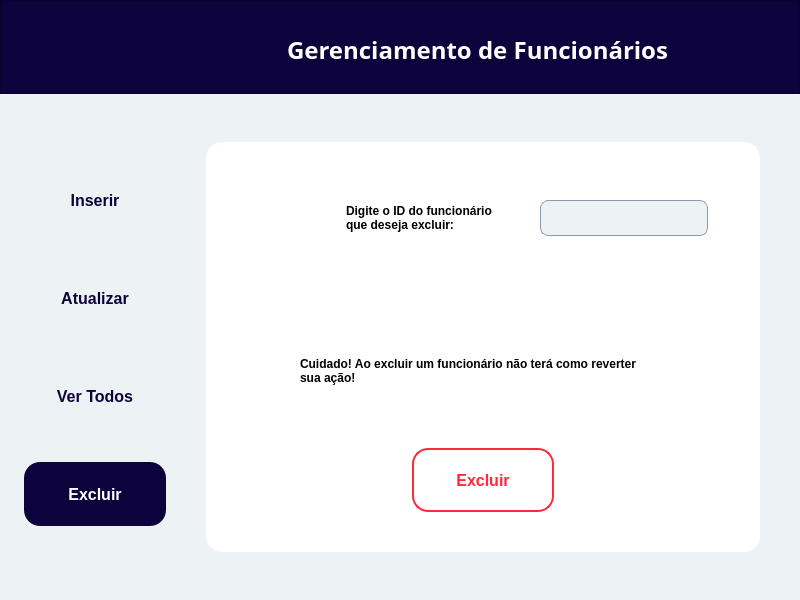
<?xml version="1.0" encoding="UTF-8"?>
<ui version="4.0">
 <class>excluirFuncionario</class>
 <widget class="QMainWindow" name="excluirFuncionario">
  <property name="geometry">
   <rect>
    <x>0</x>
    <y>0</y>
    <width>800</width>
    <height>600</height>
   </rect>
  </property>
  <property name="windowTitle">
   <string>Gerenciamento de Funcionários</string>
  </property>
  <property name="windowIcon">
   <iconset>
    <selectedon>minilogo.png</selectedon>
   </iconset>
  </property>
  <property name="styleSheet">
   <string notr="true">background: #EDF2F4;</string>
  </property>
  <widget class="QWidget" name="centralwidget">
   <widget class="QPushButton" name="btnExcluirConfirm">
    <property name="geometry">
     <rect>
      <x>412</x>
      <y>448</y>
      <width>142</width>
      <height>64</height>
     </rect>
    </property>
    <property name="styleSheet">
     <string notr="true">QPushButton{

box-sizing: border-box;

position: absolute;
width: 141px;
height: 64px;
left: 413px;
top: 448px;

background: #FFFFFF;
border: 2px solid #FF2937;
border-radius: 16px;

position: absolute;
left: 2.84%;
right: 2.84%;
top: 31.25%;
bottom: 31.25%;

font-family: 'Poppins';
font-style: normal;
font-weight: 600;
font-size: 16px;
line-height: 24px;
/* identical to box height */

text-align: center;

color: #FF2937;

}

QPushButton:hover{

box-sizing: border-box;

position: absolute;
left: 0%;
right: 0%;
top: 0%;
bottom: 0%;

background: #FF2937;
border: 2px solid #FF2937;
border-radius: 16px;

position: absolute;
left: 0.7%;
right: 0.7%;
top: 31.25%;
bottom: 31.25%;

font-family: 'Poppins';
font-style: normal;
font-weight: 600;
font-size: 16px;
line-height: 24px;
/* identical to box height */

text-align: center;

color: #FFFFFF;

}</string>
    </property>
    <property name="text">
     <string>Excluir</string>
    </property>
   </widget>
   <widget class="QLineEdit" name="txtId">
    <property name="geometry">
     <rect>
      <x>540</x>
      <y>200</y>
      <width>168</width>
      <height>36</height>
     </rect>
    </property>
    <property name="font">
     <font>
      <family>Poppins Medium</family>
     </font>
    </property>
    <property name="styleSheet">
     <string notr="true">box-sizing: border-box;

position: absolute;
width: 352px;
height: 24px;
left: 364px;
top: 205px;

background: #EDF2F4;
border: 1px solid #8D99AE;
border-radius: 8px;</string>
    </property>
   </widget>
   <widget class="QPushButton" name="btnExcluir">
    <property name="enabled">
     <bool>false</bool>
    </property>
    <property name="geometry">
     <rect>
      <x>24</x>
      <y>462</y>
      <width>142</width>
      <height>64</height>
     </rect>
    </property>
    <property name="styleSheet">
     <string notr="true">position: absolute;
left: 0%;
right: 0%;
top: 0%;
bottom: 0%;

background: #0C033C;
border-radius: 16px;

position: absolute;
left: 0.7%;
right: 0.7%;
top: 31.25%;
bottom: 31.25%;

font-family: 'Poppins';
font-style: normal;
font-weight: 600;
font-size: 16px;
line-height: 24px;
/* identical to box height */

text-align: center;

color: #FFFFFF;
</string>
    </property>
    <property name="text">
     <string>Excluir</string>
    </property>
   </widget>
   <widget class="QPushButton" name="btnverTodos">
    <property name="geometry">
     <rect>
      <x>24</x>
      <y>364</y>
      <width>142</width>
      <height>64</height>
     </rect>
    </property>
    <property name="cursor">
     <cursorShape>PointingHandCursor</cursorShape>
    </property>
    <property name="styleSheet">
     <string notr="true">QPushButton{
position: absolute;
width: 141px;
height: 64px;
left: 24px;
top: 266px;

border-radius: 16px;

position: absolute;
left: 2.84%;
right: 2.84%;
top: 31.25%;
bottom: 31.25%;

font-family: 'Poppins';
font-style: normal;
font-weight: 600;
font-size: 16px;
line-height: 24px;
/* identical to box height */

text-align: center;

color: #0C033C;

}

QPushButton:hover{
position: absolute;
left: 0%;
right: 0%;
top: 0%;
bottom: 0%;

background: #0C033C;
border-radius: 16px;

position: absolute;
left: 0.7%;
right: 0.7%;
top: 31.25%;
bottom: 31.25%;

font-family: 'Poppins';
font-style: normal;
font-weight: 600;
font-size: 16px;
line-height: 24px;
/* identical to box height */

text-align: center;

color: #FFFFFF;

}
</string>
    </property>
    <property name="text">
     <string>Ver Todos</string>
    </property>
   </widget>
   <widget class="QPushButton" name="btnAtualizar">
    <property name="geometry">
     <rect>
      <x>24</x>
      <y>266</y>
      <width>142</width>
      <height>64</height>
     </rect>
    </property>
    <property name="cursor">
     <cursorShape>PointingHandCursor</cursorShape>
    </property>
    <property name="styleSheet">
     <string notr="true">QPushButton{
position: absolute;
width: 141px;
height: 64px;
left: 24px;
top: 266px;

border-radius: 16px;

position: absolute;
left: 2.84%;
right: 2.84%;
top: 31.25%;
bottom: 31.25%;

font-family: 'Poppins';
font-style: normal;
font-weight: 600;
font-size: 16px;
line-height: 24px;
/* identical to box height */

text-align: center;

color: #0C033C;

}

QPushButton:hover{
position: absolute;
left: 0%;
right: 0%;
top: 0%;
bottom: 0%;

background: #0C033C;
border-radius: 16px;

position: absolute;
left: 0.7%;
right: 0.7%;
top: 31.25%;
bottom: 31.25%;

font-family: 'Poppins';
font-style: normal;
font-weight: 600;
font-size: 16px;
line-height: 24px;
/* identical to box height */

text-align: center;

color: #FFFFFF;

}
</string>
    </property>
    <property name="text">
     <string>Atualizar</string>
    </property>
   </widget>
   <widget class="QPushButton" name="btnInserir">
    <property name="geometry">
     <rect>
      <x>24</x>
      <y>168</y>
      <width>142</width>
      <height>64</height>
     </rect>
    </property>
    <property name="cursor">
     <cursorShape>PointingHandCursor</cursorShape>
    </property>
    <property name="styleSheet">
     <string notr="true">QPushButton{
position: absolute;
width: 141px;
height: 64px;
left: 24px;
top: 266px;

border-radius: 16px;

position: absolute;
left: 2.84%;
right: 2.84%;
top: 31.25%;
bottom: 31.25%;

font-family: 'Poppins';
font-style: normal;
font-weight: 600;
font-size: 16px;
line-height: 24px;
/* identical to box height */

text-align: center;

color: #0C033C;

}

QPushButton:hover{
position: absolute;
left: 0%;
right: 0%;
top: 0%;
bottom: 0%;

background: #0C033C;
border-radius: 16px;

position: absolute;
left: 0.7%;
right: 0.7%;
top: 31.25%;
bottom: 31.25%;

font-family: 'Poppins';
font-style: normal;
font-weight: 600;
font-size: 16px;
line-height: 24px;
/* identical to box height */

text-align: center;

color: #FFFFFF;

}
</string>
    </property>
    <property name="text">
     <string>Inserir</string>
    </property>
   </widget>
   <widget class="QFrame" name="frame">
    <property name="geometry">
     <rect>
      <x>0</x>
      <y>0</y>
      <width>800</width>
      <height>94</height>
     </rect>
    </property>
    <property name="styleSheet">
     <string notr="true">position: absolute;
width: 800px;
height: 94px;
left: 0px;
top: 0px;

background: #0C033C;
</string>
    </property>
    <property name="frameShape">
     <enum>QFrame::StyledPanel</enum>
    </property>
    <property name="frameShadow">
     <enum>QFrame::Raised</enum>
    </property>
    <widget class="QLabel" name="label_9">
     <property name="geometry">
      <rect>
       <x>72</x>
       <y>20</y>
       <width>100</width>
       <height>60</height>
      </rect>
     </property>
     <property name="text">
      <string/>
     </property>
     <property name="pixmap">
      <pixmap>iconelogo.png</pixmap>
     </property>
    </widget>
   </widget>
   <widget class="QLabel" name="label">
    <property name="geometry">
     <rect>
      <x>206</x>
      <y>142</y>
      <width>554</width>
      <height>410</height>
     </rect>
    </property>
    <property name="styleSheet">
     <string notr="true">position: absolute;
width: 554px;
height: 410px;
left: 206px;
top: 142px;

background: #FFFFFF;
box-shadow: 2px 2px 10px rgba(0, 0, 0, 0.25);
border-radius: 16px;
</string>
    </property>
    <property name="text">
     <string/>
    </property>
   </widget>
   <widget class="QLabel" name="label_4">
    <property name="geometry">
     <rect>
      <x>346</x>
      <y>200</y>
      <width>168</width>
      <height>36</height>
     </rect>
    </property>
    <property name="styleSheet">
     <string notr="true">background: #FFFFFF;
font-family: 'Poppins';
font-style: normal;
font-weight: 600;
font-size: 12px;
line-height: 18px;
/* identical to box height */


color: #000000;


</string>
    </property>
    <property name="text">
     <string>Digite o ID do funcionário
que deseja excluir:</string>
    </property>
   </widget>
   <widget class="QLabel" name="label_6">
    <property name="geometry">
     <rect>
      <x>287</x>
      <y>32</y>
      <width>392</width>
      <height>36</height>
     </rect>
    </property>
    <property name="font">
     <font>
      <family>Poppins</family>
      <pointsize>-1</pointsize>
      <weight>75</weight>
      <italic>false</italic>
      <bold>true</bold>
     </font>
    </property>
    <property name="styleSheet">
     <string notr="true">position: absolute;
width: 344px;
height: 36px;
left: 295px;
top: 32px;

font-family: 'Poppins';
font-style: normal;
font-weight: 600;
font-size: 24px;
line-height: 36px;
/* identical to box height */

background: #0C033C;
color: #FFFFFF;
</string>
    </property>
    <property name="text">
     <string>Gerenciamento de Funcionários</string>
    </property>
   </widget>
   <widget class="QLabel" name="label_7">
    <property name="geometry">
     <rect>
      <x>260</x>
      <y>350</y>
      <width>31</width>
      <height>31</height>
     </rect>
    </property>
    <property name="styleSheet">
     <string notr="true">background: #FFFFFF;</string>
    </property>
    <property name="text">
     <string/>
    </property>
    <property name="pixmap">
     <pixmap>iconattention.png</pixmap>
    </property>
   </widget>
   <widget class="QLabel" name="label_3">
    <property name="geometry">
     <rect>
      <x>300</x>
      <y>350</y>
      <width>391</width>
      <height>41</height>
     </rect>
    </property>
    <property name="styleSheet">
     <string notr="true">background: #FFFFFF;
font-family: 'Poppins';
font-style: normal;
font-weight: 600;
font-size: 12px;
line-height: 18px;
/* identical to box height */


color: #000000;
</string>
    </property>
    <property name="text">
     <string>Cuidado! Ao excluir um funcionário não terá como reverter
sua ação!   </string>
    </property>
   </widget>
   <widget class="QLabel" name="label_5">
    <property name="geometry">
     <rect>
      <x>270</x>
      <y>190</y>
      <width>31</width>
      <height>51</height>
     </rect>
    </property>
    <property name="styleSheet">
     <string notr="true">background: #FFFFFF;</string>
    </property>
    <property name="text">
     <string/>
    </property>
    <property name="pixmap">
     <pixmap>icondelete.png</pixmap>
    </property>
   </widget>
   <widget class="QPushButton" name="back">
    <property name="geometry">
     <rect>
      <x>32</x>
      <y>32</y>
      <width>41</width>
      <height>41</height>
     </rect>
    </property>
    <property name="cursor">
     <cursorShape>PointingHandCursor</cursorShape>
    </property>
    <property name="styleSheet">
     <string notr="true">QPushButton{
image: url(:/logo/1x/arrow.png);

background: #0C033C;
position: absolute;
left: 0%;
right: 0%;
top: 0%;
bottom: 0%;

border-radius: 16px;
}

QPushButton:hover{

image: url(:/logo/1x/arrowhover.png);

background: #0C033C;

position: absolute;
left: 0%;
right: 0%;
top: 0%;
bottom: 0%;
border-radius: 16px;
}
</string>
    </property>
    <property name="text">
     <string/>
    </property>
    <property name="icon">
     <iconset>
      <selectedon>arrow.png</selectedon>
     </iconset>
    </property>
   </widget>
   <zorder>label</zorder>
   <zorder>btnExcluirConfirm</zorder>
   <zorder>txtId</zorder>
   <zorder>btnExcluir</zorder>
   <zorder>btnverTodos</zorder>
   <zorder>btnAtualizar</zorder>
   <zorder>btnInserir</zorder>
   <zorder>frame</zorder>
   <zorder>label_4</zorder>
   <zorder>label_6</zorder>
   <zorder>label_7</zorder>
   <zorder>label_3</zorder>
   <zorder>label_5</zorder>
   <zorder>back</zorder>
  </widget>
 </widget>
 <resources>
  <include location="icones.qrc"/>
 </resources>
 <connections/>
</ui>
